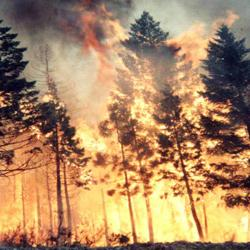
#> input picture dataset/fire/fire_0025.jpg, 250 x 250 px; its folder holds only this picture in this run
$ jupyter execute --allow-errors crop_images.ipynb
#> lines starting #> are read from the running program, lines starting #| are printed output that depends on the picture; after the words box and inside, x2 and y2 are one past the last pixel; in counts of white or black regions, pixels touching at a corner belong together
[cell 1]
# Librerías necesarias
import cv2 as cv2
import numpy as np
import os
import pathlib

[cell 2]
os.chdir('A:/FoFi-Detection')

# Directorio raiz para las subcarpetas
parent_dir = "A:/FoFi-Detection/dataset/sub_fire_images"

#cv2.imshow("original", img)
#cv2.waitKey(0)

[cell 3]
# Información del dataset
initial_count = 0
total_count = 0
path_fire = 'dataset/fire'
for path in pathlib.Path(path_fire).iterdir():
    if path.is_file():
        initial_count += 1

total_instancias = initial_count
print('Número de instancias: ', total_instancias)

[cell 4]
# Lista de directorios de las imágenes

dir_list = os.listdir(path_fire)
del dir_list[0] # Eliminamos checkpoint de jupyter
# print(dir_list)

[cell 5]
len_dir_list = len(dir_list)

# [:-4]
# for i in range(len_dir_list):
    # print(dir_list[i])

[cell 6]
w, h = 50, 50
# a será el controlador de la subimagen
a = 0

# Posicionamiento en directorios
os.chdir(parent_dir)
len_dir_list = len(dir_list)

for i in range(len_dir_list):
    #print(dir_list[i])
    fire_dir_aux = dir_list[i][:-4]
    fire_dir = fire_dir_aux+"_dir"
    os.mkdir(fire_dir)
    os.chdir(fire_dir)

    path = 'A:/FoFi-Detection/dataset/fire/'+dir_list[i]
    img = cv2.imread(path)
    # Directorio para cada subcarpeta (depende de la imagen)

    for y in range(0, 250, 50):
        for x in range(0, 250, 50):
            # 'fire_0001_' será reemplazado por el nombre de la imagen que corresponda
            image_dir = dir_list[i][:-4]+'_' + str(a) + '.jpg'
            print(image_dir)
            # print(x)
            x1 = x
            y1 = y
            x2 = x+w
            y2 = y+h

            # print(x1,' ', y1)
            # print(x2,' ',y2)

            crop_img = img[y1:y2, x1:x2]
            #cv2.imshow("cropped", crop_img)
            #cv2.waitKey(0)

            cv2.imwrite(image_dir, crop_img)
            a +=1
    os.chdir(parent_dir)
    a = 0

Código de apoyo

[cell 7]
img = cv2.imread(path)
#> img is the input picture: shape (250, 250, 3); mean B, G, R 100, 136.3, 172
GRID_SIZE = 50

height, width, channels = img.shape
#> height = 250; width = 250; channels = 3
for x in range(0, width -1, GRID_SIZE):
     cv2.line(img, (x, 0), (x, height), (255, 0, 0), 1, 1)
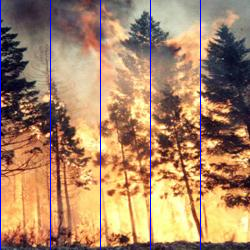
#> img: shape (250, 250, 3); 2% of pixels changed, all inside (x1, y1, x2, y2) = (0, 0, 201, 250)

for y in range(0, height -1, GRID_SIZE):
    cv2.line(img, (0, y), (height, y), (255, 0, 0), 1, 1)
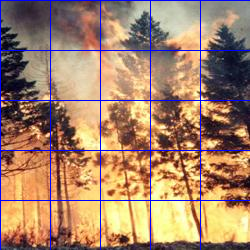
#> img: shape (250, 250, 3); 1.96% of pixels changed, all inside (x1, y1, x2, y2) = (1, 0, 250, 201)

cv2.imshow('Hehe', img)
key = cv2.waitKey(0)
#> (key Esc is pressed here)

[cell 8]
# Prepare crop area
width, height = 50, 50
x, y = 0, 0
# Crop image to specified area using slicing
crop_img = img[y:y+height, x:x+width]
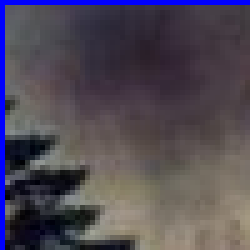
#> crop_img: shape (50, 50, 3) (shown 5 times larger); mean B, G, R 85.1, 73.6, 80.3

# Nos movemos a la carpeta específicada para alamacenar las subcarpetas
os.chdir(parent_dir)
# Creamos una carpeta para las subimágenes obtenidas de la imagen base
#> (the rest of this cell did not finish here and is left out)

$ run again, on dataset/fire/fire_0277.jpg
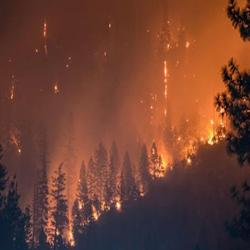
#> input picture dataset/fire/fire_0277.jpg, 250 x 250 px
#> img is the input picture: shape (250, 250, 3); mean B, G, R 50.4, 64.7, 111.7
#> after the loop `for y in range(0, height -1, GRID_SIZE):`:
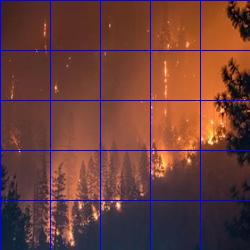
#> img: shape (250, 250, 3); mean B, G, R 58.6, 62.1, 107.1
#> `crop_img = img[y:y+height, x:x+width]`:
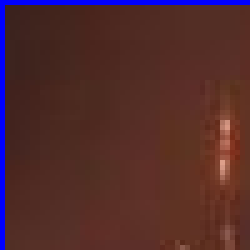
#> crop_img: shape (50, 50, 3) (shown 5 times larger); mean B, G, R 44.4, 43.6, 82

$ run again, on dataset/fire/fire_0330.jpg
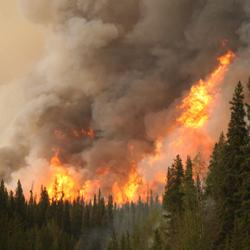
#> input picture dataset/fire/fire_0330.jpg, 250 x 250 px
#> img is the input picture: shape (250, 250, 3); mean B, G, R 73, 102.9, 134.7
#> after the loop `for y in range(0, height -1, GRID_SIZE):`:
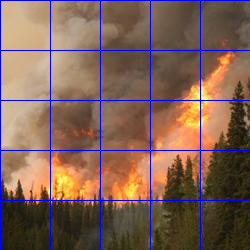
#> img: shape (250, 250, 3); mean B, G, R 79.9, 98.4, 129
#> `crop_img = img[y:y+height, x:x+width]`:
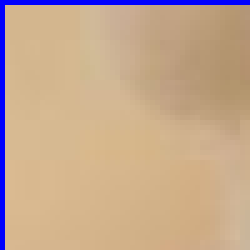
#> crop_img: shape (50, 50, 3) (shown 5 times larger); mean B, G, R 142.5, 168.7, 197.6

$ run again, on dataset/fire/fire_0353.jpg
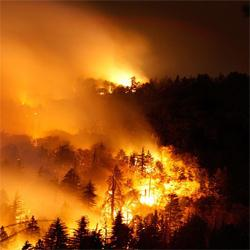
#> input picture dataset/fire/fire_0353.jpg, 250 x 250 px
#> img is the input picture: shape (250, 250, 3); mean B, G, R 17.8, 72.7, 136.4
#> after the loop `for y in range(0, height -1, GRID_SIZE):`:
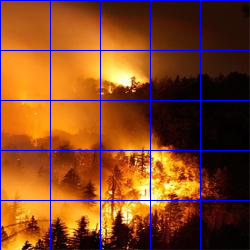
#> img: shape (250, 250, 3); mean B, G, R 27, 69.5, 130.7
#> `crop_img = img[y:y+height, x:x+width]`:
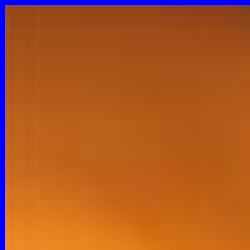
#> crop_img: shape (50, 50, 3) (shown 5 times larger); mean B, G, R 34.3, 89.3, 175.9

$ run again, on dataset/fire/fire_0039.jpg
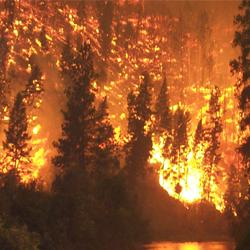
#> input picture dataset/fire/fire_0039.jpg, 250 x 250 px
#> img is the input picture: shape (250, 250, 3); mean B, G, R 41.2, 85.2, 149.9
#> after the loop `for y in range(0, height -1, GRID_SIZE):`:
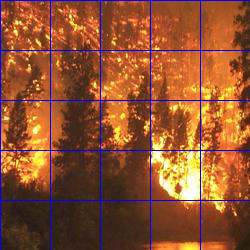
#> img: shape (250, 250, 3); mean B, G, R 49.6, 81.7, 143.8
#> `crop_img = img[y:y+height, x:x+width]`:
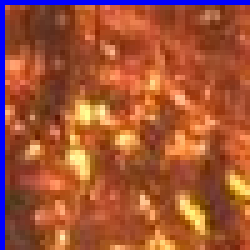
#> crop_img: shape (50, 50, 3) (shown 5 times larger); mean B, G, R 53.1, 83.9, 163.4
